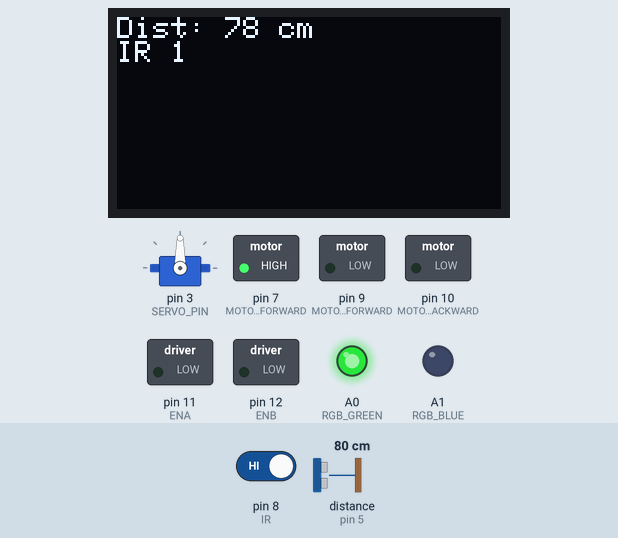
This sketch was run on a simulated Arduino Uno, built with avr-gcc and run on an emulated ATmega328P. Parts: 128×64 one-colour display, servo, switched loads named in the sketch (green lamp = pin HIGH), output pins drawn as LEDs (lit = HIGH). Wiring (inferred from the names in the program): ultrasonic range finder: trigger pin 4; echo pin 5. The test bench sets the inputs (shaded band); at power-on: distance to the obstacle (sensor on pin 5) 80 cm, pin 8 (IR) HIGH. The echo pulse lasts 58.3 µs per cm; pins used as bus, display or sensor lines are not drawn.

Above: at 1.06 s.
1.3 s: distance to the obstacle (sensor on pin 5) set to 17 cm
At 2.5 s:
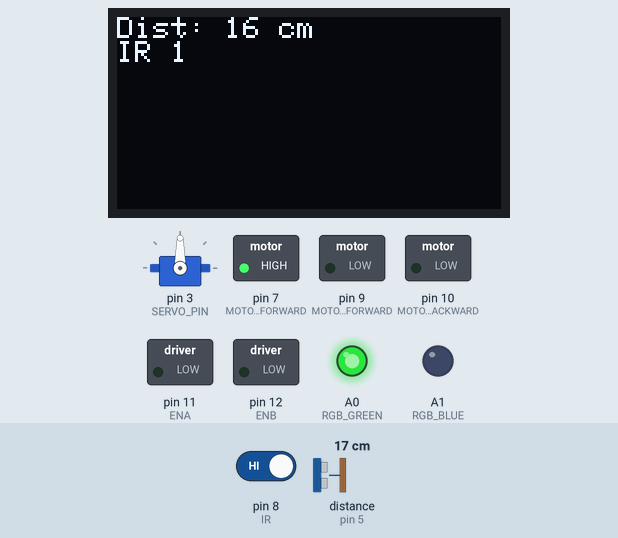
2.8 s: distance to the obstacle (sensor on pin 5) set to 14 cm
At 4.2 s:
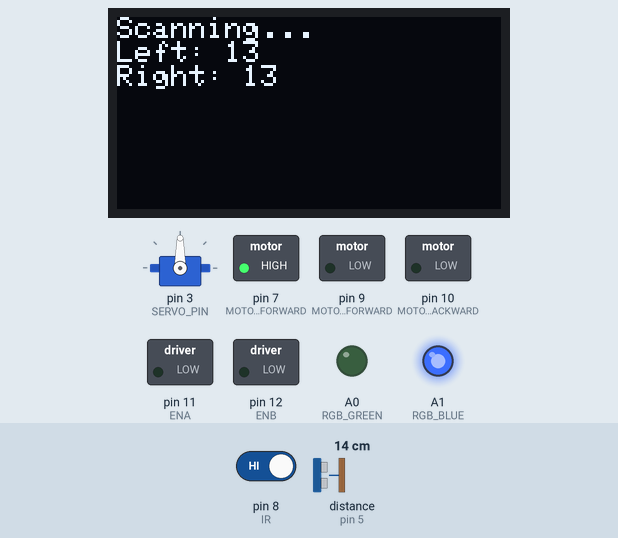
5.4 s: pin 8 (IR) driven LOW
At 7.9 s:
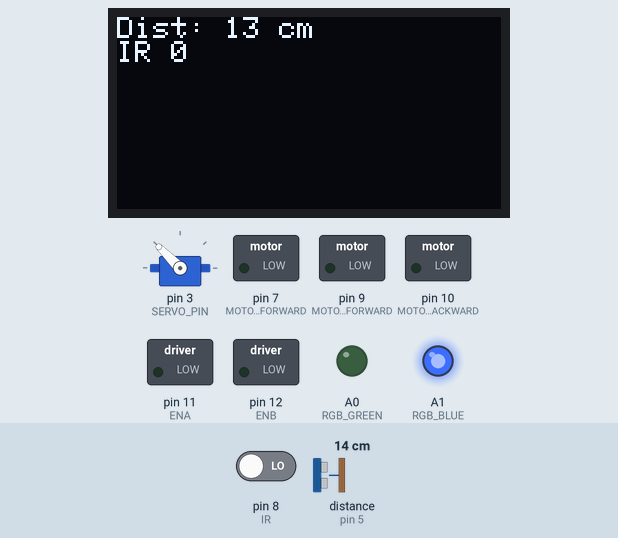
8.4 s: distance to the obstacle (sensor on pin 5) set to 18 cm
At 10.0 s:
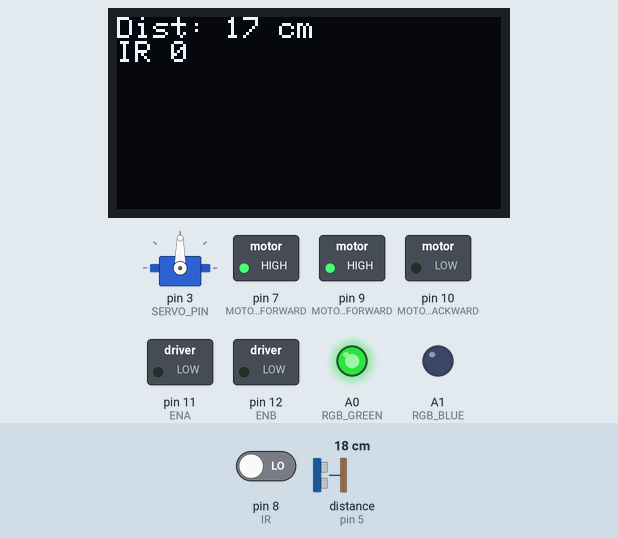
10.6 s: pin 8 (IR) driven HIGH
At 12.0 s:
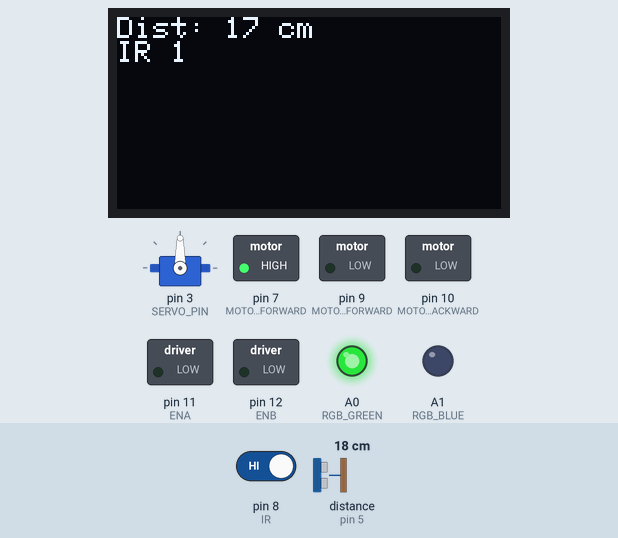
Timing chart, 0 to 13.1 s (numbered marks = the images above; inputs shaded):
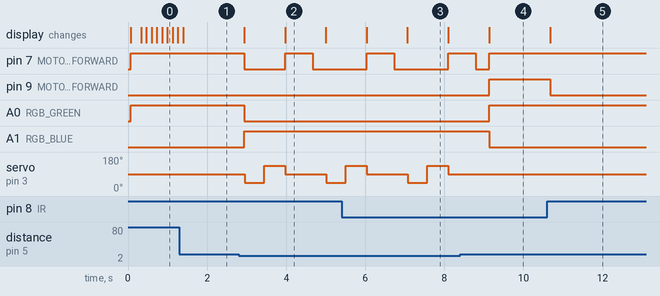

Measured:
- the behaviour switches between 16 and 15 cm on distance to the obstacle (sensor on pin 5) (found by bisection; images 1 and 2)
- after the input at 1.3 s, the display: changes after 0.09 s (image 1)
- after the input at 2.8 s, pin 7 (MOTOR_LEFT_FORWARD): HIGH → LOW after 0.14 s, → HIGH 1.0 s later, → LOW 0.70 s later; A0 (RGB_GREEN): HIGH → LOW after 0.14 s
- after the input at 5.4 s, the display: first differs from a run without the input after 1.7 s (image 3)
- after the input at 8.4 s, pin 9 (MOTOR_RIGHT_FORWARD), A0 (RGB_GREEN): LOW → HIGH after 0.73 s; A1 (RGB_BLUE): HIGH → LOW after 0.73 s; servo on pin 3 (SERVO_PIN): stays 90° (without the input it goes to 45° after 0.73 s); the display: changes after 0.73 s (image 4)
- after the input at 10.6 s, pin 9 (MOTOR_RIGHT_FORWARD): HIGH → LOW after 0.08 s; the display: changes after 0.08 s (image 5)
- what the display in image 2 shows lasts 1.0 s, from 4.0 s to 5.0 s

The sketch:

50_LineFollower.ino
```cpp
#include <Servo.h>
#include <Adafruit_GFX.h>
#include <Adafruit_SSD1306.h>

// Pin Definitions
const int IR = 8;


const int TRIG_PIN = 4;
const int ECHO_PIN = 5;

const int SERVO_PIN = 3;

const int MOTOR_LEFT_FORWARD = 7;
const int MOTOR_LEFT_BACKWARD = 8;
const int MOTOR_RIGHT_FORWARD = 9;
const int MOTOR_RIGHT_BACKWARD = 10;

const int ENA = 11;
const int ENB = 12;

const int RGB_RED = 9;
const int RGB_GREEN = A0;
const int RGB_BLUE = A1;

// OLED Config
#define SCREEN_WIDTH 128
#define SCREEN_HEIGHT 64
#define OLED_RESET -1
Adafruit_SSD1306 display(SCREEN_WIDTH, SCREEN_HEIGHT, &Wire, OLED_RESET);

// Servo Object
Servo scanServo;

void setup() {
  // Motor pins
  pinMode(MOTOR_LEFT_FORWARD, OUTPUT);
  pinMode(MOTOR_LEFT_BACKWARD, OUTPUT);
  pinMode(MOTOR_RIGHT_FORWARD, OUTPUT);
  pinMode(MOTOR_RIGHT_BACKWARD, OUTPUT);
  pinMode(ENA, OUTPUT);
  pinMode(ENB, OUTPUT);

  // Sensor pins
  pinMode(IR, INPUT);
  pinMode(TRIG_PIN, OUTPUT);
  pinMode(ECHO_PIN, INPUT);

  // RGB LED
  pinMode(RGB_RED, OUTPUT);
  pinMode(RGB_GREEN, OUTPUT);
  pinMode(RGB_BLUE, OUTPUT);

  // OLED
  display.begin(SSD1306_SWITCHCAPVCC, 0x3C);
  display.clearDisplay();
  display.setTextSize(1);
  display.setTextColor(WHITE);

  // Servo
  scanServo.attach(SERVO_PIN);
  scanServo.write(90); // Center position

  Serial.begin(9600);
}

long readDistance() {
  digitalWrite(TRIG_PIN, LOW);
  delayMicroseconds(2);
  digitalWrite(TRIG_PIN, HIGH);
  delayMicroseconds(10);
  digitalWrite(TRIG_PIN, LOW);
  long duration = pulseIn(ECHO_PIN, HIGH);
  return duration * 0.034 / 2;
}

void setRGB(int r, int g, int b) {
  analogWrite(RGB_RED, r);
  analogWrite(RGB_GREEN, g);
  analogWrite(RGB_BLUE, b);
}

void moveForward() {
  digitalWrite(MOTOR_LEFT_FORWARD, HIGH);
  digitalWrite(MOTOR_LEFT_BACKWARD, LOW);
  digitalWrite(MOTOR_RIGHT_FORWARD, HIGH);
  digitalWrite(MOTOR_RIGHT_BACKWARD, LOW);
}

void stopMoving() {
  digitalWrite(MOTOR_LEFT_FORWARD, LOW);
  digitalWrite(MOTOR_LEFT_BACKWARD, LOW);
  digitalWrite(MOTOR_RIGHT_FORWARD, LOW);
  digitalWrite(MOTOR_RIGHT_BACKWARD, LOW);
}

void turnLeft() {
  digitalWrite(MOTOR_LEFT_FORWARD, LOW);
  digitalWrite(MOTOR_LEFT_BACKWARD, LOW);
  digitalWrite(MOTOR_RIGHT_FORWARD, HIGH);
  digitalWrite(MOTOR_RIGHT_BACKWARD, LOW);
}

void turnRight() {
  digitalWrite(MOTOR_LEFT_FORWARD, HIGH);
  digitalWrite(MOTOR_LEFT_BACKWARD, LOW);
  digitalWrite(MOTOR_RIGHT_FORWARD, LOW);
  digitalWrite(MOTOR_RIGHT_BACKWARD, LOW);
}

int scanForClearPath() {
  setRGB(0, 0, 255); // Blue during scanning
  display.clearDisplay();
  display.setCursor(0, 0);
  display.println("Scanning...");

  scanServo.write(45);
  delay(500);
  long leftDistance = readDistance();
  display.print("Left: "); display.println(leftDistance);

  scanServo.write(135);
  delay(500);
  long rightDistance = readDistance();
  display.print("Right: "); display.println(rightDistance);

  scanServo.write(90); // Reset to center
  display.display();

  if (leftDistance > rightDistance)
    return 0; // Left
  else
    return 1; // Right
}

void loop() {
  int ir = digitalRead(IR);
    long distance = readDistance();

  display.clearDisplay();
  display.setCursor(0, 0);
  display.print("Dist: "); display.print(distance); display.println(" cm");
  display.print("IR "); display.print(ir);

  display.display();

  if (distance < 15) {
    stopMoving();
    setRGB(255, 0, 0); // Red = obstacle
    int direction = scanForClearPath();

    if (direction == 0) {
      turnLeft();
      delay(700);
    } else {
      turnRight();
      delay(700);
    }

    stopMoving();
    delay(200);
  } else {
    setRGB(0, 255, 0); // Green = clear

    if (ir == LOW ) {
      moveForward();
    }  else if (ir == HIGH) {
      turnRight();
    } else {
      stopMoving();
    }
  }

  delay(100);
}
```
